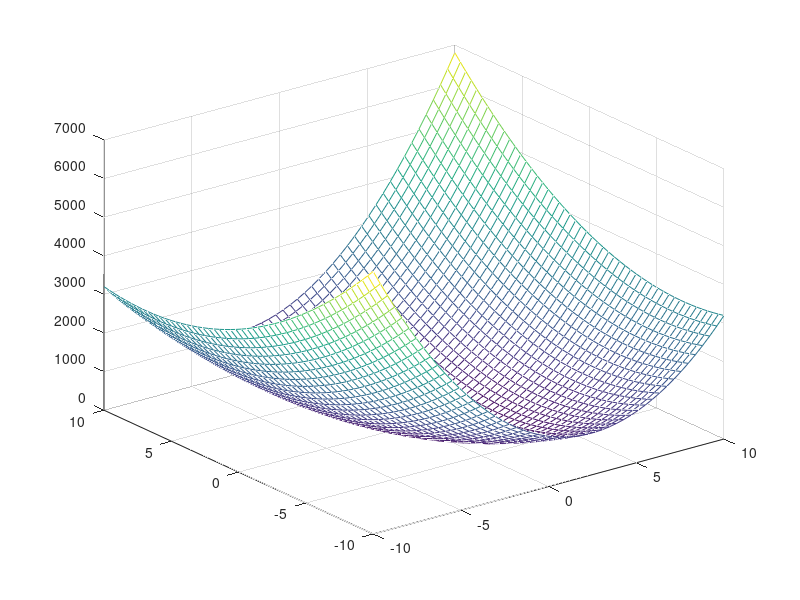

Reproduce this figure in MATLAB.
%Code written by GVV Sharma April 10, 2016
%Released under GNU GPL.  Free to use for anything.


%This program plots the quadratic form for a range of
%vectors x in the mesh with vertices (-10,-10),(-10,10),(10,-10)
%%and (10,10)

%The result is a 3-D mesh.  
%The quadratic form in terms of the eigenvalues of the
%symmetric matrix is explored through this program.


clear;
close;

C = [37 9; 9 13];
[P lambda] = eig(C);



x1 = linspace(-10,10,50); %generating points in x-axis
x2 = linspace(-10,10,50);  %generating points in y-axis



[xx, yy] = meshgrid(x1,x2);

ffun = @(x,y) [x y]*C*[x;y];

f = arrayfun(ffun,xx,yy);

mesh(xx,yy,f)

[M I] = min(f(:)); %vectorize the 50 x 50 matrix f, find min
%M = min value , I is the index of the f_min

[I_r I_c] = ind2sub(size(f),I); %Get the row, col index of f_min


%The minimum value of the quadratic form
M

%Verifying the eigenvalue relation
x_hat = [xx(I_r,I_c);  yy(I_r,I_c)]
x_hat'*C*x_hat
z = P*[xx(I_r,I_c);  yy(I_r,I_c)]
z'*lambda*z
